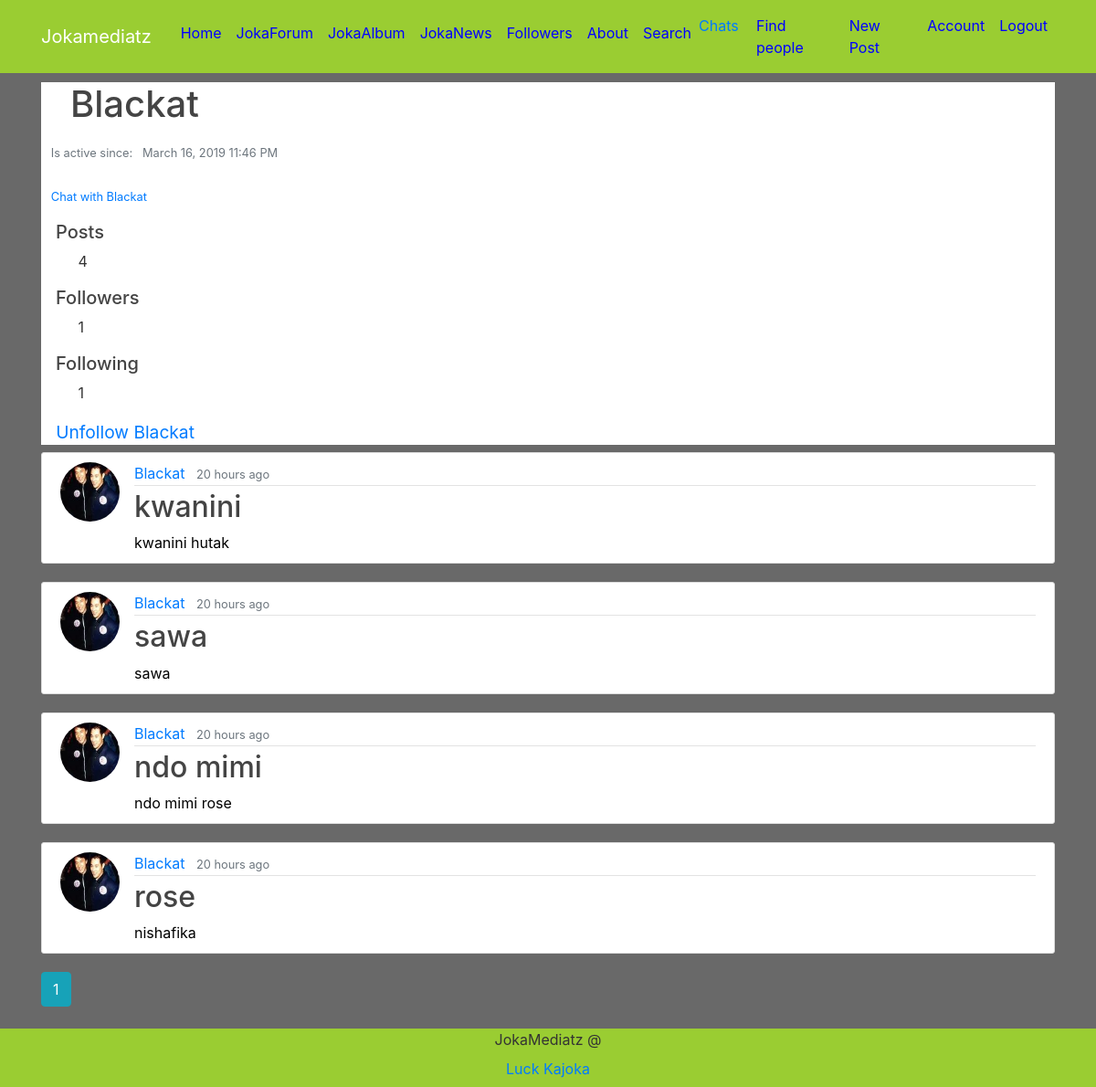
Before: /user/Blackat (signed in) with the older database file.
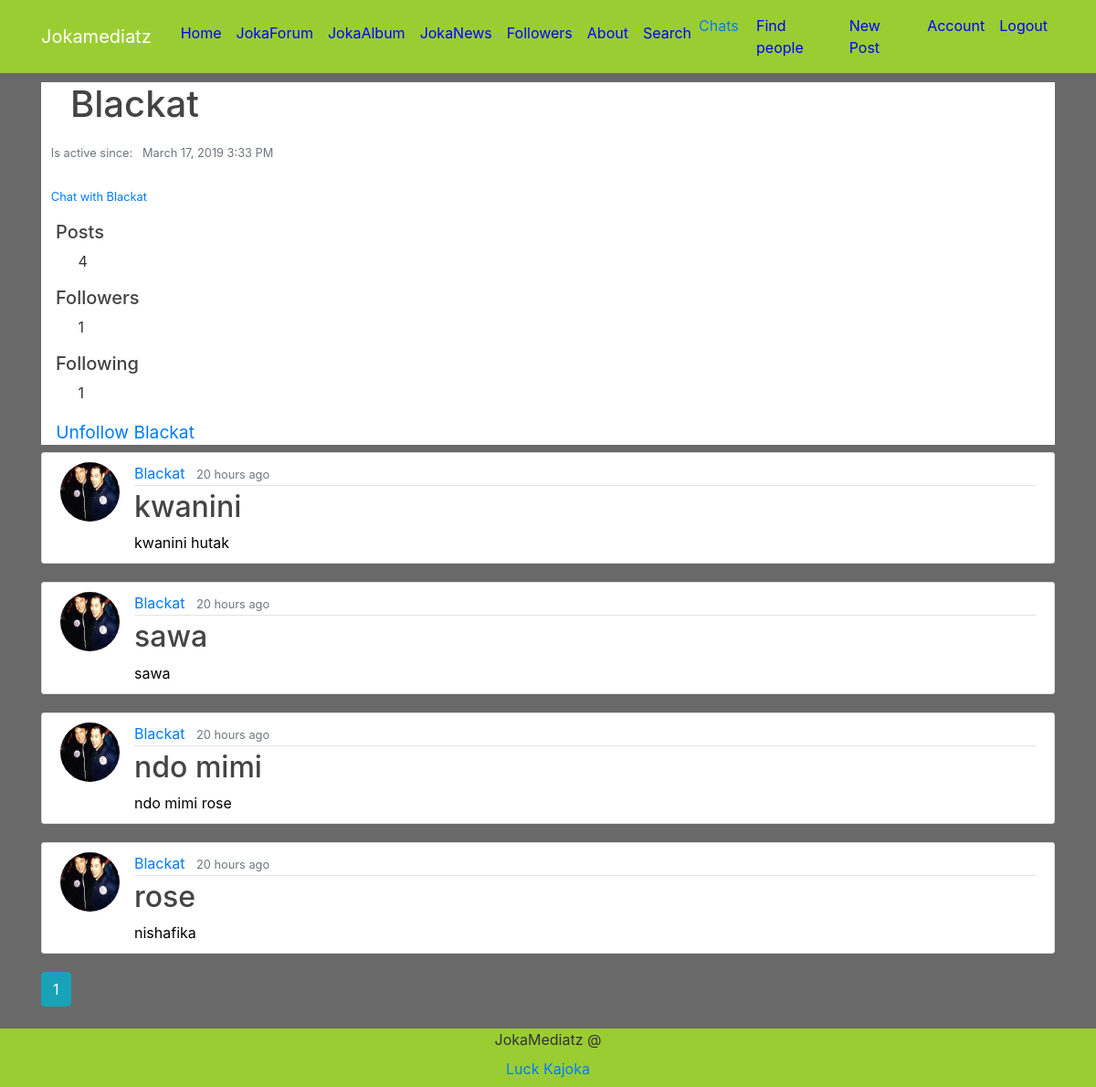
After: the same page with the newer database file.
### flaskblog/models.py (models this page shows, shortened)
class User(db.Model, UserMixin):
    __searchable__ = ['username']
    id = db.Column(db.Integer, primary_key=True)
    last_seen = db.Column(db.DateTime)
    joined_day = db.Column(db.DateTime, default=datetime.utcnow)
    username = db.Column(db.String(20), unique=True, nullable=False)
    email = db.Column(db.String(120), unique=True, nullable=False)
    image_file = db.Column(db.String(20), nullable=False, default='default.jpg')
    password = db.Column(db.String(60), nullable=False)
    posts = db.relationship('Post', backref='author', lazy=True)
    messages = db.relationship('Messages', backref='author', lazy=True)
    games = db.relationship('Games', backref='author', lazy=True)
    education = db.relationship('Education', backref='author', lazy=True)
    jokanews = db.relationship('Jokanews', backref='author', lazy=True)
    bussnes = db.relationship('Bussnes', backref='author', lazy=True)
    gamescmt = db.relationship('Gamescmt', backref='author', lazy=True)
    bussnescmt = db.relationship('Bussnescmt', backref='author', lazy=True)
    educationcmt = db.relationship('Educationcmt', backref='author', lazy=True)
    notifications = db.relationship('Notification', backref='user',lazy='dynamic')
    messages_sent = db.relationship('Pvtmessage',foreign_keys='Pvtmessage.sender_id', backref='author', lazy='dynamic')
    messages_received = db.relationship('Pvtmessage', foreign_keys='Pvtmessage.recipient_id', backref='recipient', lazy='dynamic')
    last_message_read_time = db.Column(db.DateTime)
    def new_messages(self):
        last_read_time = self.last_message_read_time or datetime(1900, 1, 1)
        return Pvtmessage.query.filter_by(recipient=self).filter(
            Pvtmessage.timestamp > last_read_time).count()
    followed = db.relationship(
         'User', secondary=followers,
         primaryjoin=(followers.c.follower_id == id),
         secondaryjoin=(followers.c.followed_id == id),
         backref=db.backref('followers', lazy='dynamic'), lazy='dynamic')

class Post(db.Model):
    __searchable__ = ['title','content']
    id = db.Column(db.Integer, primary_key=True)
    title = db.Column(db.String(100), nullable=False)
    date_posted = db.Column(db.DateTime, nullable=False, default=datetime.utcnow)
    content = db.Column(db.Text, nullable=False)
    user_id = db.Column(db.Integer, db.ForeignKey('user.id'), nullable=False)

### flaskblog/routes.py (the view)
@app.route("/user/<string:username>")
@login_required
def user_posts(username):
    page = request.args.get('page', 1, type=int)
    user = User.query.filter_by(username=username).first_or_404()
    posts = Post.query.filter_by(author=user)\
        .order_by(Post.date_posted.desc())\
        .paginate(page=page, per_page=50)
    return render_template('user_posts.html', posts=posts, user=user)

### flaskblog/models.py (called while the page is built)
@login_manager.user_loader
def load_user(user_id):
    return User.query.get(int(user_id))

### flaskblog/templates/user_posts.html
{% extends "layout.html" %}
{% block content %}
    <div style="background-color: white;">
    <h1 class="mb-3"> &nbsp &nbsp{{ user.username }}</h1>
    {% if user.last_seen %}<small class="text-muted">&nbsp &nbspIs active since:&nbsp&nbsp
                             {{ moment(user.last_seen).format('LLL') }}</small>{% endif %}
    <br><br><p><a href="{{ url_for('send_message', recipient=user.username) }}" class="small">
                                           &nbsp &nbspChat with {{ user.username }}</a></p>
    <div class="mr-2">
        <h5>&nbsp &nbspPosts</h5><p>&nbsp &nbsp &nbsp &nbsp &nbsp{{ posts.total }}</p>
        <h5>&nbsp &nbspFollowers</h5><p>&nbsp &nbsp &nbsp &nbsp &nbsp{{ user.followers.count() }}</p>
        <h5>&nbsp &nbspFollowing</h5><p>&nbsp &nbsp &nbsp &nbsp &nbsp{{ user.followed.count()}}</p>
    </div>
    {% if current_user.is_authenticated %}
        {% if user != current_user %}
            {% if not user in current_user.followed %}
                <h4><a href="{{url_for('follow',username=user.username) }}" class="small">
                                                                  &nbsp &nbspFollow {{ user.username }}</a></h4>
            {% else %}
                <h4><a href="{{ url_for('unfollow', username=user.username) }}" class="small">
                                                                  &nbsp &nbspUnfollow {{ user.username }}</a></h4>
            {% endif %}
        {% endif %}
    {% endif %}
    </div>
    {% for post in posts.items %}
        <article class="media content-section">
          <img class="rounded-circle article-img" src="{{ url_for('static', filename='profile_pics/' + post.author.image_file) }}">
          <div class="media-body">
            <div class="article-metadata">
              <a class="mr-2" href="{{ url_for('user_posts', username=post.author.username) }}">{{ post.author.username }}</a>
              <small class="text-muted"> {{ moment(post.date_posted).fromNow() }} </small>
            </div>
            <h2><a class="article-title" href="{{ url_for('post', post_id=post.id) }}">{{ post.title }}</a></h2>
            <div class="post">{{ post.content }}</div>
          </div>
        </article>
    {% endfor %}
    {% for page_num in posts.iter_pages(left_edge=1, right_edge=1, left_current=1, right_current=2) %}
      {% if page_num %}
        {% if posts.page == page_num %}
          <a class="btn btn-info mb-4" href="{{ url_for('user_posts', username=user.username, page=page_num) }}">{{ page_num }}</a>
        {% else %}
          <a class="btn btn-outline-info mb-4" href="{{ url_for('user_posts', username=user.username, page=page_num) }}">{{ page_num }}</a>
        {% endif %}
      {% else %}
        ...
      {% endif %}
    {% endfor %}
{% endblock content %}

### flaskblog/templates/layout.html (shortened to what this page needs)
<!DOCTYPE html>
<html>
<head>
    <link rel="stylesheet" href="https://maxcdn.bootstrapcdn.com/bootstrap/4.0.0/css/bootstrap.min.css">
    <link rel="stylesheet" type="text/css" href="{{ url_for('static', filename='main.css') }}">
</head>
<body>
    <header class="site-header">
      <nav class="navbar navbar-expand-md navbar-dark bg-steel fixed-top">
        <div class="container">
          <a class="navbar-brand mr-4" href="/">Jokamediatz</a>
          <div class="collapse navbar-collapse" id="navbarToggle">
            <div class="navbar-nav mr-auto">
              {% if current_user.is_authenticated %}
                  <a class="nav-item nav-link" href="{{ url_for('home') }}">Home</a>
                  <a class="nav-item nav-link" href="{{ url_for('jokaforum') }}">JokaForum</a>
                  <a class="nav-item nav-link" href="{{ url_for('message') }}">JokaAlbum</a>
                  <a class="nav-item nav-link" href="{{ url_for('jokanews') }}">JokaNews</a>
                  <a class="nav-item nav-link" href="{{ url_for('active') }}">Followers</a>
              {% endif %}
              <a class="nav-item nav-link" href="{{ url_for('about') }}">About</a>
              <a class="nav-item nav-link" href="{{ url_for('search') }}">Search </a>
              {% if current_user.is_authenticated %}
                  <li>
                  <a href="{{ url_for('pvtmessages') }}">
                  {{ ('Chats') }}
                  {% set new_messages = current_user.new_messages() %}
                  </a>
                  </li>
               {% endif %}
               </div>
            <div class="navbar-nav">
              {% if current_user.is_authenticated %}
              <a class="nav-item nav-link" href="{{ url_for('usersearch') }}">Find people</a>
                <a class="nav-item nav-link" href="{{ url_for('new_post') }}">New Post</a>
                <a class="nav-item nav-link" href="{{ url_for('account') }}">Account</a>
                <a class="nav-item nav-link" href="{{ url_for('logout') }}">Logout</a>
              {% else %}
                <a class="nav-item nav-link" href="{{ url_for('login') }}">Login</a>
                <a class="nav-item nav-link" href="{{ url_for('register') }}">Register</a>
              {% endif %}
            </div>
          </div>
        </div>
      </nav>
    </header>
    <main role="main" class="container">
      <div class="row">
        <div class="col-md-12">
          {% block content %}{% endblock %}
        </div>
      </div>
    </main>
    <footer>
        <div class="foot">
              JokaMediatz @
              <a class="nav-item nav-link" href="#">
              Luck Kajoka</a>
        </div>
    </footer>
</body>
</html>

### flaskblog/static/main.css (style rules this page uses)
body { background: #696969; color: #333333; margin-top: 5rem; position: relative; display:flex; flex-direction:column; }
h1, h2, h3, h4, h5, h6 { color: #444444; }
.bg-steel { background-color: #9acd32; }
.site-header .navbar-nav .nav-link { color: blue; }
.content-section { background: #ffffff; padding: 10px 20px; border: 1px solid #dddddd; border-radius: 3px; margin-bottom: 20px; overflow: hidden; }
.article-title { color: #444444; white-space: pre-wrap; word-break: break-all; overflow-wrap: break-word; }
.media-body { overflow-wrap: break-word; }
.post { white-space: pre-wrap; word-break: break-all; overflow-wrap: break-word; color: #000; }
.article-img { height: 65px; width: 65px; margin-right: 16px; }
.article-metadata { padding-bottom: 1px; margin-bottom: 4px; border-bottom: 1px solid #e3e3e3 }
html, body { height:100%; margin:0; }
header { height:50px; background:#9acd32;margin-bottom: 90px; }
footer { height:70px; background:#9acd32;margin-bottom:0 }
footer { margin-top:auto; }
.foot { overflow-x: hidden; text-align: center; }

Changed rows visible on the page:
changed User "Blackat": last_seen "March 16, 2019 11:46 PM" → "March 17, 2019 3:33 PM"
